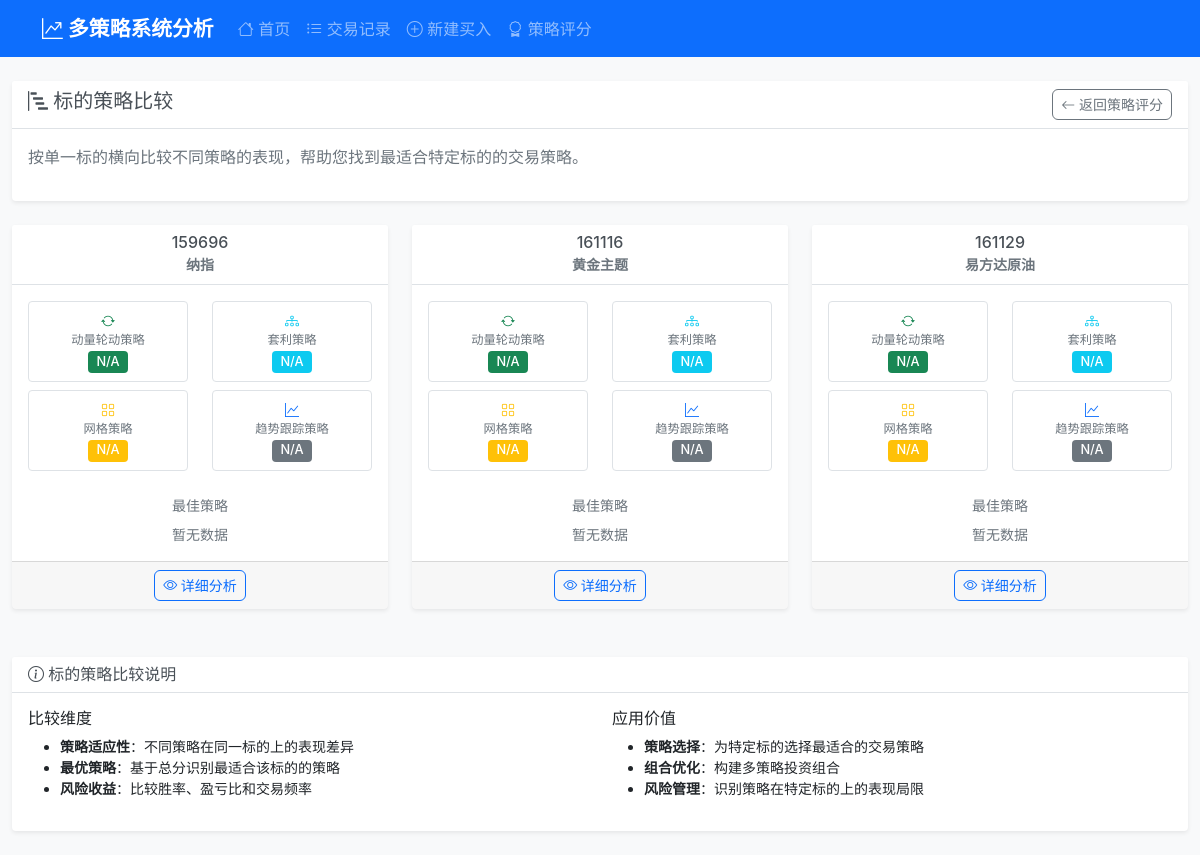
Page /symbol_comparison on the earlier database version.
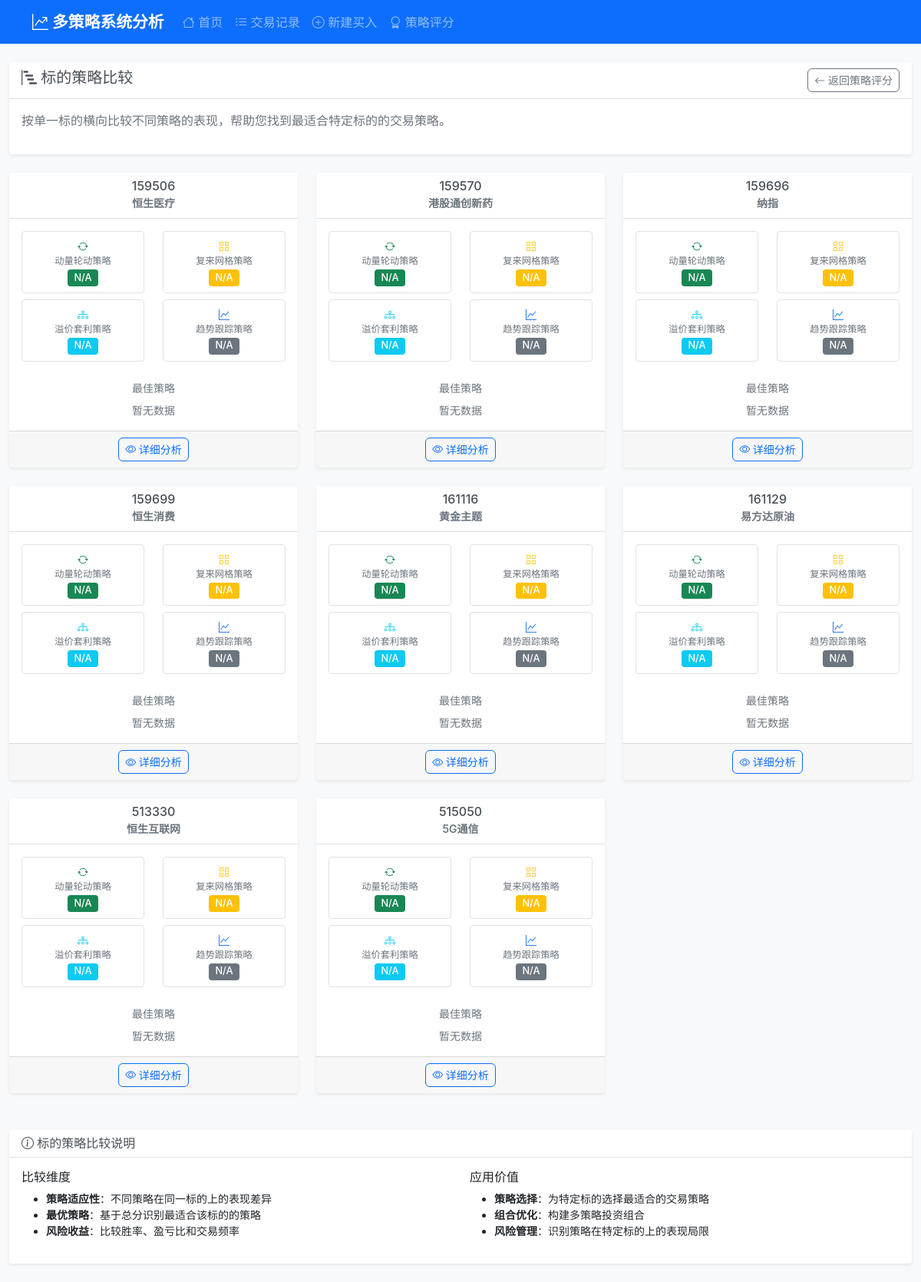
Same page on the later database version.
### tables this page shows
CREATE TABLE strategies (
                id INTEGER PRIMARY KEY AUTOINCREMENT,
                name TEXT NOT NULL UNIQUE,
                description TEXT,
                is_active BOOLEAN DEFAULT 1,
                created_at TIMESTAMP DEFAULT CURRENT_TIMESTAMP,
                updated_at TIMESTAMP DEFAULT CURRENT_TIMESTAMP
            );

CREATE TABLE trades (
                id INTEGER PRIMARY KEY AUTOINCREMENT,
                symbol_code TEXT NOT NULL,
                symbol_name TEXT NOT NULL,
                open_date DATE NOT NULL,
                close_date DATE,
                status TEXT DEFAULT 'open',  -- open: 持仓中, closed: 已平仓
                total_buy_amount DECIMAL(15,3) DEFAULT 0,
                total_buy_quantity INTEGER DEFAULT 0,
                total_sell_amount DECIMAL(15,3) DEFAULT 0,
                total_sell_quantity INTEGER DEFAULT 0,
                remaining_quantity INTEGER DEFAULT 0,
                total_profit_loss DECIMAL(15,3) DEFAULT 0,
                total_profit_loss_pct DECIMAL(8,4) DEFAULT 0,
                holding_days INTEGER DEFAULT 0,
                created_at TIMESTAMP DEFAULT CURRENT_TIMESTAMP,
                updated_at TIMESTAMP DEFAULT CURRENT_TIMESTAMP
            , strategy TEXT DEFAULT "trend", trade_log TEXT, deleted_at TIMESTAMP, deleted_reason TEXT, strategy_id INTEGER, is_deleted INTEGER DEFAULT 0, delete_date TIMESTAMP, delete_reason TEXT, operator_note TEXT, total_gross_profit DECIMAL(15,3) DEFAULT 0, total_net_profit DECIMAL(15,3) DEFAULT 0, total_net_profit_pct DECIMAL(8,4) DEFAULT 0);

### routes/analysis_routes.py (the view)
@analysis_bp.route('/symbol_comparison')
def symbol_comparison():
    try:
        analysis_service = AnalysisService(current_app.db_service)
        symbols = analysis_service.get_all_symbols()
        strategy_service = StrategyService(current_app.db_service)
        strategies_data = strategy_service.get_all_strategies()
        return render_template('symbol_comparison.html', symbols=symbols, strategies_data=strategies_data)
    except Exception as e:
        current_app.logger.error(f"股票对比页面加载失败: {str(e)}")
        return render_template('symbol_comparison.html', symbols=[], strategies_data=[])

### services/analysis_service.py (called while the page is built)
    def get_all_symbols(self) -> List[Dict[str, Any]]:
        query = '''
            SELECT symbol_code, symbol_name, COUNT(*) as trade_count
            FROM trades
            WHERE is_deleted = 0
            GROUP BY symbol_code, symbol_name
            ORDER BY symbol_code
        '''
        symbols = self.db.execute_query(query)
        return [dict(symbol) for symbol in symbols]

### services/database_service.py (called while the page is built)
    def execute_query(self, query: str, params: tuple = (), fetch_one: bool = False, fetch_all: bool = True) -> Any:
        with self.get_connection() as conn:
            cursor = conn.cursor()
            cursor.execute(query, params)
            if query.strip().upper().startswith(('INSERT', 'UPDATE', 'DELETE')):
                conn.commit()
            if fetch_one:
                return cursor.fetchone()
            elif fetch_all:
                return cursor.fetchall()
            else:
                return cursor.lastrowid

### services/strategy_service.py (called while the page is built)
    def get_all_strategies(self, include_inactive: bool = False) -> List[Dict[str, Any]]:
        query = '''
            SELECT s.*, GROUP_CONCAT(st.name) as tag_names
            FROM strategies s
            LEFT JOIN strategy_tag_relations str ON s.id = str.strategy_id
            LEFT JOIN strategy_tags st ON str.tag_id = st.id
        '''
        if not include_inactive:
            query += ' WHERE s.is_active = 1'
        query += ' GROUP BY s.id ORDER BY s.name'
        strategies = self.db.execute_query(query)
        result = []
        for strategy in strategies:
            strategy_dict = dict(strategy)
            strategy_dict['tags'] = strategy_dict['tag_names'].split(',') if strategy_dict['tag_names'] else []
            del strategy_dict['tag_names']
            result.append(strategy_dict)
        return result

### templates/symbol_comparison.html (shortened to what this page needs)
{% extends "base.html" %}
{% block content %}
<div class="row mb-4">
    <div class="col-12">
        <div class="card">
            <div class="card-header">
                <h5 class="card-title mb-0">
                    <i class="bi bi-bar-chart-steps"></i> 标的策略比较
                    <a href="{{ url_for('analysis.strategy_scores') }}" class="btn btn-outline-secondary btn-sm float-end">
                        <i class="bi bi-arrow-left"></i> 返回策略评分
                    </a>
                </h5>
            </div>
            <div class="card-body">
                <p class="text-muted">
                    按单一标的横向比较不同策略的表现，帮助您找到最适合特定标的的交易策略。
                </p>
            </div>
        </div>
    </div>
</div>
{% if symbols %}
<div class="row">
    {% for symbol in symbols %}
    <div class="col-md-6 col-lg-4 mb-4">
        <div class="card h-100">
            <div class="card-header text-center">
                <h6 class="card-title mb-0">{{ symbol.symbol_code }}</h6>
                <small class="text-muted">{{ symbol.symbol_name }}</small>
            </div>
            <div class="card-body">
                <div class="row text-center small mb-3">
                    {% for s in strategies_data %}
                    {% set icon = 'graph-up' %}
                    {% set color = 'secondary' %}
                    {% if '趋势' in s.name %}
                        {% set icon = 'graph-up' %}
                        {% set color = 'primary' %}
                    {% elif '轮动' in s.name %}
                        {% set icon = 'arrow-repeat' %}
                        {% set color = 'success' %}
                    {% elif '网格' in s.name %}
                        {% set icon = 'grid' %}
                        {% set color = 'warning' %}
                    {% elif '套利' in s.name %}
                        {% set icon = 'diagram-3' %}
                        {% set color = 'info' %}
                    {% endif %}
                    <div class="col-6 mb-2">
                        <div class="border rounded p-2">
                            <i class="bi bi-{{ icon }} text-{{ color }}"></i>
                            <div class="small text-muted">{{ s.name }}</div>
                            <div class="badge bg-{{ color }} loading-score"
                                 data-symbol="{{ symbol.symbol_code }}"
                                 data-strategy="{{ s.id }}">-</div>
                        </div>
                    </div>
                    {% endfor %}
                </div>
                <div class="text-center">
                    <div class="small text-muted mb-2">最佳策略</div>
                    <div class="best-strategy-preview" data-symbol="{{ symbol.symbol_code }}">
                    </div>
                </div>
            </div>
            <div class="card-footer text-center">
                <a href="{{ url_for('analysis.symbol_detail', symbol_code=symbol.symbol_code) }}"
                   class="btn btn-outline-primary btn-sm">
                    <i class="bi bi-eye"></i> 详细分析
                </a>
            </div>
        </div>
    </div>
    {% endfor %}
</div>
{% endif %}
<div class="row mt-4">
    <div class="col-12">
        <div class="card">
            <div class="card-header">
                <h6 class="card-title mb-0">
                    <i class="bi bi-info-circle"></i> 标的策略比较说明
                </h6>
            </div>
            <div class="card-body">
                <div class="row">
                    <div class="col-md-6">
                        <h6>比较维度</h6>
                        <ul class="small">
                            <li><strong>策略适应性</strong>：不同策略在同一标的上的表现差异</li>
                            <li><strong>最优策略</strong>：基于总分识别最适合该标的的策略</li>
                            <li><strong>风险收益</strong>：比较胜率、盈亏比和交易频率</li>
                        </ul>
                    </div>
                    <div class="col-md-6">
                        <h6>应用价值</h6>
                        <ul class="small">
                            <li><strong>策略选择</strong>：为特定标的选择最适合的交易策略</li>
                            <li><strong>组合优化</strong>：构建多策略投资组合</li>
                            <li><strong>风险管理</strong>：识别策略在特定标的上的表现局限</li>
                        </ul>
                    </div>
                </div>
            </div>
        </div>
    </div>
</div>
{% endblock %}

### templates/base.html (shortened to what this page needs)
<!DOCTYPE html>
<html lang="zh-CN">
<head>
    <link href="https://cdn.jsdelivr.net/npm/bootstrap@5.1.3/dist/css/bootstrap.min.css" rel="stylesheet">
    <link href="https://cdn.jsdelivr.net/npm/bootstrap-icons@1.8.1/font/bootstrap-icons.css" rel="stylesheet">
    <link href="{{ url_for('static', filename='css/style.css') }}" rel="stylesheet">
</head>
<body>
    <nav class="navbar navbar-expand-lg navbar-dark bg-primary">
        <div class="container">
            <a class="navbar-brand" href="{{ url_for('main.index') }}">
                <i class="bi bi-graph-up-arrow"></i> 多策略系统分析
            </a>
            <div class="collapse navbar-collapse" id="navbarNav">
                <ul class="navbar-nav me-auto">
                    <li class="nav-item">
                        <a class="nav-link" href="{{ url_for('main.index') }}">
                            <i class="bi bi-house"></i> 首页
                        </a>
                    </li>
                    <li class="nav-item">
                        <a class="nav-link" href="{{ url_for('trading.trades') }}">
                            <i class="bi bi-list-ul"></i> 交易记录
                        </a>
                    </li>
                    <li class="nav-item">
                        <a class="nav-link" href="{{ url_for('trading.add_buy') }}">
                            <i class="bi bi-plus-circle"></i> 新建买入
                        </a>
                    </li>
                    <li class="nav-item">
                        <a class="nav-link" href="{{ url_for('analysis.strategy_scores') }}">
                            <i class="bi bi-award"></i> 策略评分
                        </a>
                    </li>
                </ul>
            </div>
        </div>
    </nav>
    <div class="container-fluid py-4">
        {% block content %}{% endblock %}
    </div>
</body>
</html>

### static/css/style.css (style rules this page uses)
body { font-family: -apple-system, BlinkMacSystemFont, 'Segoe UI', 'Roboto', 'Oxygen', 'Ubuntu', 'Cantarell', sans-serif; background-color: #f8f9fa; }
.navbar-brand { font-weight: 600; font-size: 1.3rem; }
.card { border: none; box-shadow: 0 0.125rem 0.25rem rgba(0, 0, 0, 0.075); transition: box-shadow 0.15s ease-in-out; }
.badge { font-size: 0.8rem; font-weight: 500; }
.btn { font-weight: 500; border-radius: 0.375rem; transition: all 0.15s ease-in-out; }
.card-header { background-color: #fff; border-bottom: 1px solid #dee2e6; font-weight: 600; }
.card-header .card-title { color: #495057; }

Differences in the rows shown:
added trades: symbol_code "159506", symbol_name "恒生医疗", strategies (name "动量轮动策略"), strategies (name "复来网格策略"), strategies (name "溢价套利策略"), strategies (name "趋势跟踪策略")
changed strategies: name "网格策略" → "复来网格策略"; moves up the list
changed strategies: name "套利策略" → "溢价套利策略"
added trades: symbol_code "159570", symbol_name "港股通创新药", strategies (name "动量轮动策略"), strategies (name "复来网格策略"), strategies (name "溢价套利策略"), strategies (name "趋势跟踪策略")
added trades: symbol_code "159699", symbol_name "恒生消费", strategies (name "动量轮动策略"), strategies (name "复来网格策略"), strategies (name "溢价套利策略"), strategies (name "趋势跟踪策略")
added trades: symbol_code "513330", symbol_name "恒生互联网", strategies (name "动量轮动策略"), strategies (name "复来网格策略"), strategies (name "溢价套利策略"), strategies (name "趋势跟踪策略")
added trades: symbol_code "515050", symbol_name "5G通信", strategies (name "动量轮动策略"), strategies (name "复来网格策略"), strategies (name "溢价套利策略"), strategies (name "趋势跟踪策略")
